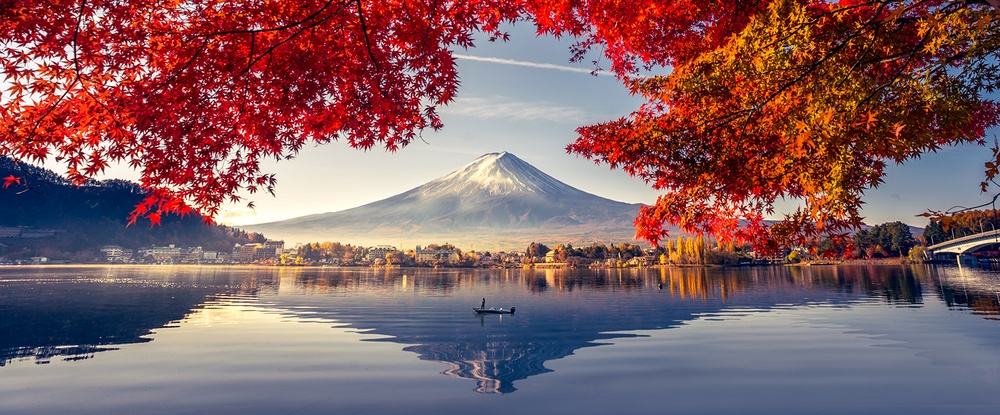
#> input picture input_image.jpg, 1000 x 415 px, shrunk from 1601 x 664 before the run
$ jupyter execute --allow-errors EX05.ipynb
#> lines starting #> are read from the running program, lines starting #| are printed output that depends on the picture
[cell 1]
import numpy as np
import cv2
import matplotlib.pyplot as plt
# Read the input image
input_image = cv2.imread("input_image.jpg")
#> input_image is the input picture: shape (415, 1000, 3); mean B, G, R 99.3, 95.4, 131.4
# Convert from BGR to RGB so we can plot using matplotlib
input_image = cv2.cvtColor(input_image, cv2.COLOR_BGR2RGB)
# Disable x & y axis
plt.axis ('off')
# Show the image
plt.imshow(input_image)
plt.show()
# Get the image shape
rows, cols, dim = input_image.shape
#> rows = 415; cols = 1000; dim = 3
# Transformation matrix for translation
M = np. float32([[1.5, 0, 0],
                 [0, 1.8, 0],
                 [0, 0, 1]])
# Apply a perspective transformation to the image
scaled_image = cv2.warpPerspective(input_image, M, (cols*2, rows*2))
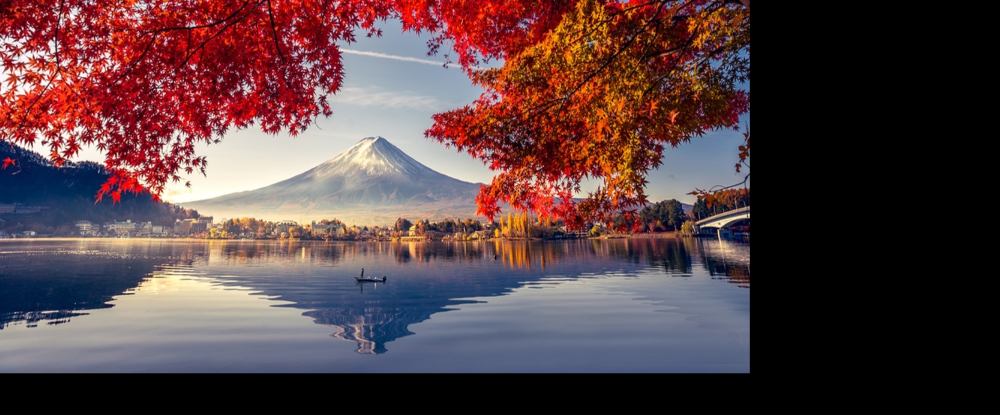
#> scaled_image: shape (830, 2000, 3) (shown at 1/2 size); mean R, G, B 88.7, 64.4, 67
# Disable x & y axis
plt.axis ('off')
# Show the resulting image
#> (the rest of this cell did not finish here and is left out)

[cell 2]
import numpy as np
import cv2
import matplotlib.pyplot as plt
inputImage=cv2.imread("input_image.jpg")
inputImage=cv2.cvtColor(inputImage, cv2.COLOR_BGR2RGB)
plt.axis("off")
plt.imshow(inputImage)
plt.show()
rows, cols, dim = inputImage.shape
M = np. float32 ([[1.5, 0 ,0],
                 [0, 1.8, 0],
                  [0, 0, 1]])
scaledImage=cv2.warpPerspective(inputImage, M, (cols * 2, rows * 2))
plt.axis("off")
plt.imshow(scaledImage)
plt.show()

[cell 3]
import numpy as np
import cv2
import matplotlib.pyplot as plt
inputImage=cv2.imread("input_image.jpg")
inputImage=cv2.cvtColor(inputImage, cv2.COLOR_BGR2RGB)
plt.axis("off")
plt.imshow(inputImage)
plt.show()
rows, cols, dim = inputImage.shape
matrixX = np.float32([[1, 0.5, 0],
                      [0, 1 ,0],
                      [0, 0, 1]])

matrixY = np.float32([[1, 0, 0],
                      [0.5, 1, 0],
                      [0, 0, 1]])
shearedXaxis = cv2.warpPerspective (inputImage, matrixX, (int(cols * 1.5), int (rows * 1.5)))
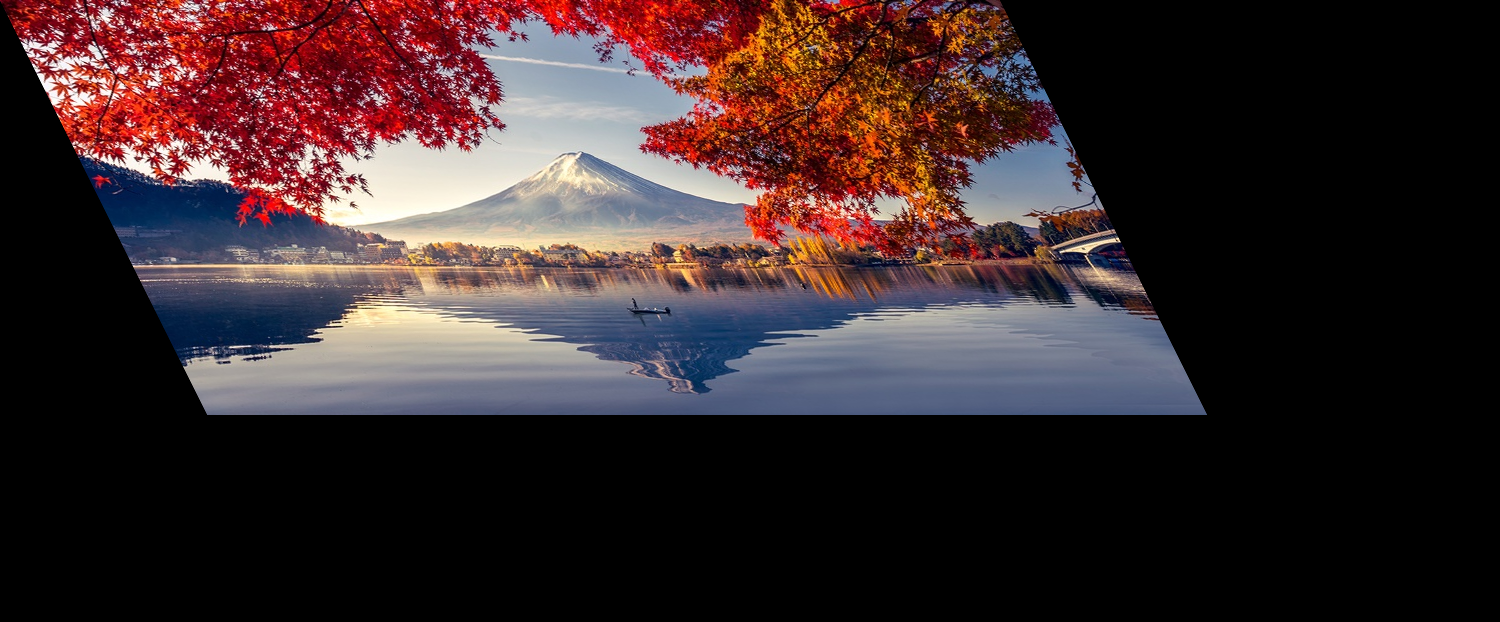
#> shearedXaxis: shape (622, 1500, 3); mean R, G, B 58.5, 42.5, 44.2
shearedYaxis = cv2.warpPerspective (inputImage, matrixY, (int (cols * 1.5), int (rows * 1.5)))
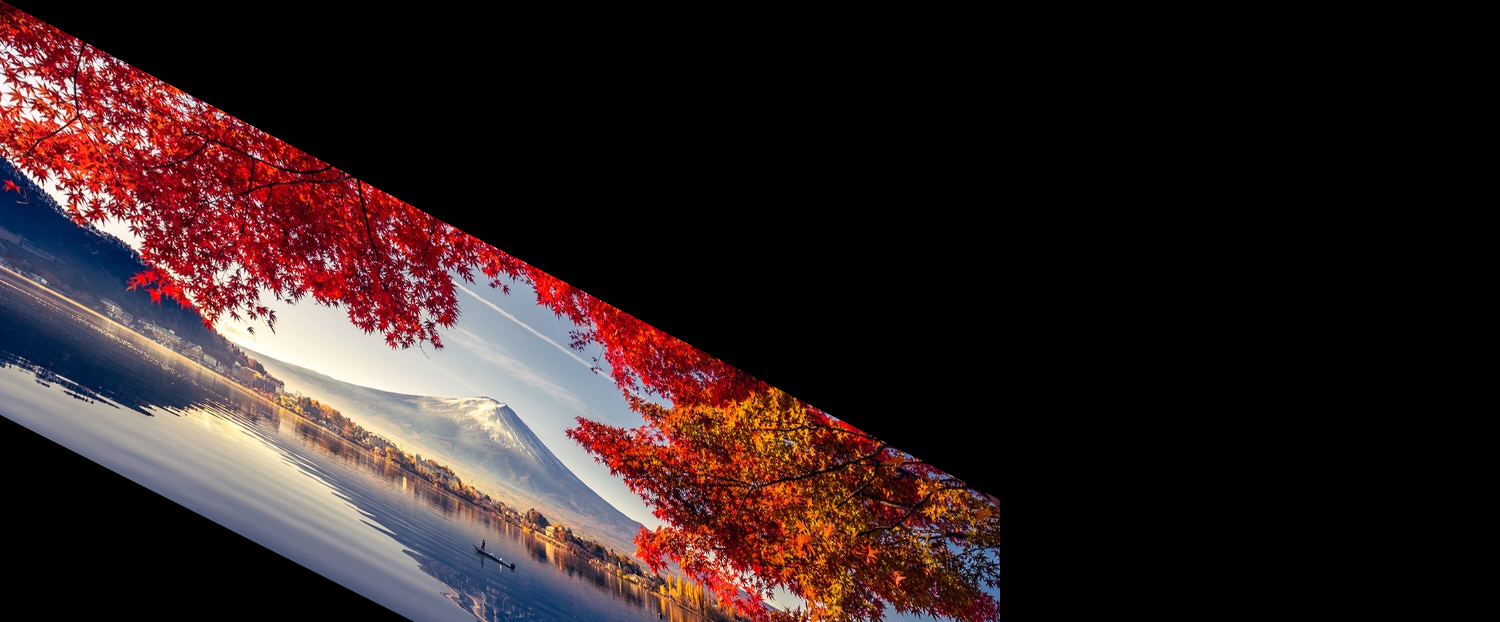
#> shearedYaxis: shape (622, 1500, 3); mean R, G, B 49.4, 33.4, 33.5
plt.axis("off")
plt.imshow(shearedXaxis)
plt.show()
plt.axis("off")
plt.imshow(shearedYaxis)
plt.show()

[cell 4]
import numpy as np
import cv2
import matplotlib.pyplot as plt
inputImage=cv2.imread("input_image.jpg")
inputImage=cv2.cvtColor(inputImage, cv2.COLOR_BGR2RGB)
plt.axis("off")
plt.imshow(inputImage)
plt.show()
rows, cols, dim = inputImage.shape
matrixx=np.float32([[1, 0, 0],
                    [0,-1,rows],
                    [0,0,1]])
#> matrixx = [[1, 0, 0], [0, -1, 415], [0, 0, 1]]
matrixy=np.float32([[-1, 0, cols],
                    [0,1,0],
                    [0,0,1]])
#> matrixy = [[-1, 0, 1000], [0, 1, 0], [0, 0, 1]]
reflectedX=cv2.warpPerspective(inputImage, matrixx, (cols, rows))
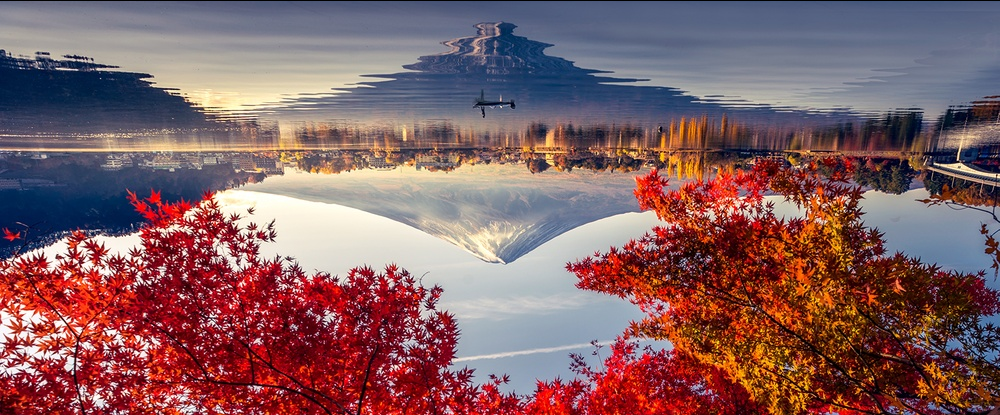
#> reflectedX: shape (415, 1000, 3); mean R, G, B 131.1, 95.3, 99.3
reflectedY=cv2.warpPerspective(inputImage, matrixy, (cols, rows))
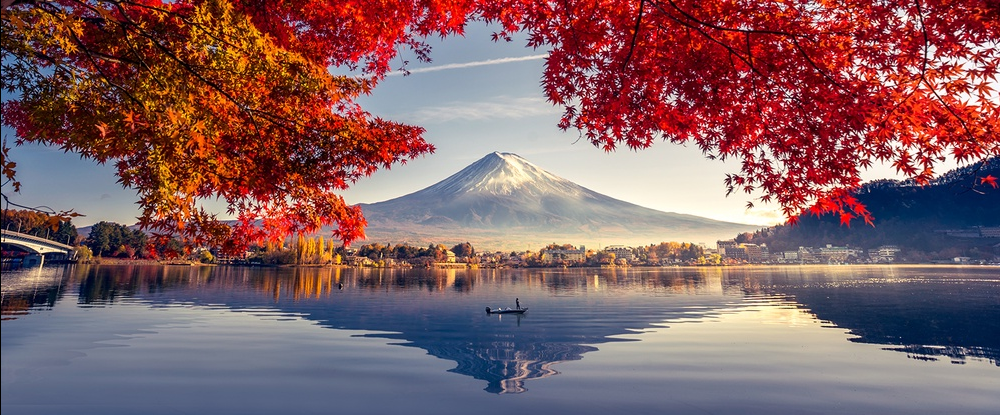
#> reflectedY: shape (415, 1000, 3); mean R, G, B 131.3, 95.3, 99.2
plt.axis("off")
plt.imshow(reflectedY)
plt.show()

[cell 5]
import numpy as np
import cv2
angle=np.radians(45)
inputImage=cv2.imread("input_image.jpg")
M=np.float32([[np.cos(angle),-(np.sin(angle)),0],
               [np.sin(angle),np.cos(angle),0],
               [0,0,1]])
rotatedImage = cv2.warpPerspective(inputImage,M,(int(cols),int(rows)))
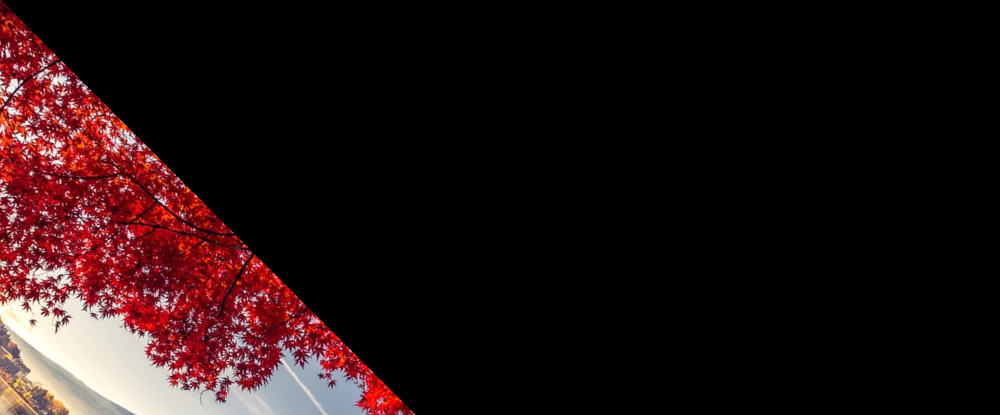
#> rotatedImage: shape (415, 1000, 3); mean B, G, R 18.4, 17.7, 34
plt.axis('off')
plt.imshow(rotatedImage)
plt.show()

[cell 6]
import numpy as np
import cv2
import matplotlib.pyplot as plt
angle=np.radians(45)
inputImage=cv2.imread("input_image.jpg")
CroppedImage= inputImage[20:150, 60:230]
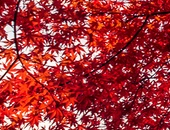
#> CroppedImage: shape (130, 170, 3); mean B, G, R 55.1, 51.4, 162
plt.axis('off')
plt.imshow(CroppedImage)
plt.show()

$ run again, with imagecropping.png saved as input_image.jpg
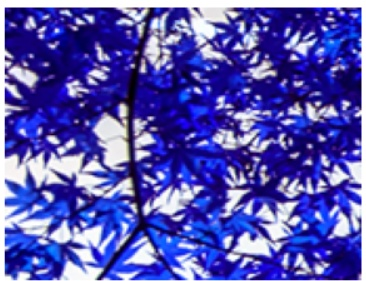
#> input picture imagecropping.png, 366 x 281 px
#> input_image is the input picture: shape (281, 366, 3); mean B, G, R 176.7, 83, 86.1
#> `rotatedImage = cv2.warpPerspective(inputImage,M,(int(cols),int(rows)))`:
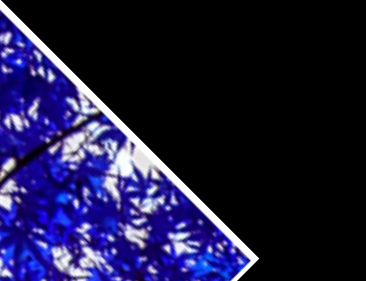
#> rotatedImage: shape (281, 366, 3); mean B, G, R 63.2, 26.3, 29.1
#> `CroppedImage= inputImage[20:150, 60:230]`:
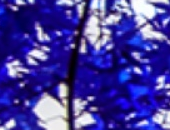
#> CroppedImage: shape (130, 170, 3); mean B, G, R 156.6, 58.5, 67.6

$ run again, with imagereflection.png saved as input_image.jpg
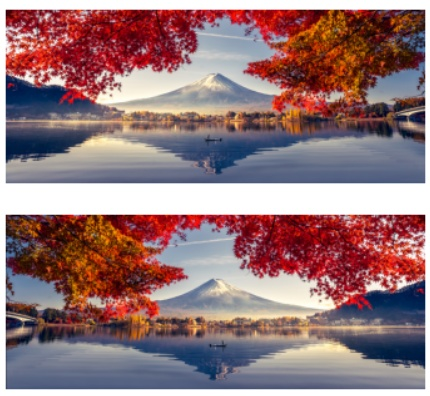
#> input picture imagereflection.png, 430 x 396 px
#> input_image is the input picture: shape (396, 430, 3); mean B, G, R 119.7, 116.6, 148.2
#> `rotatedImage = cv2.warpPerspective(inputImage,M,(int(cols),int(rows)))`:
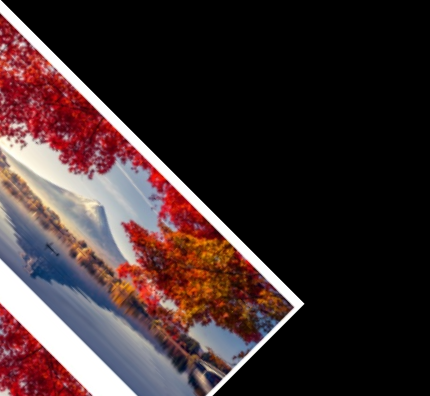
#> rotatedImage: shape (396, 430, 3); mean B, G, R 46, 45.1, 61.9
#> `CroppedImage= inputImage[20:150, 60:230]`:
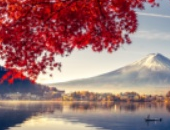
#> CroppedImage: shape (130, 170, 3); mean B, G, R 114.4, 113.5, 158.5
